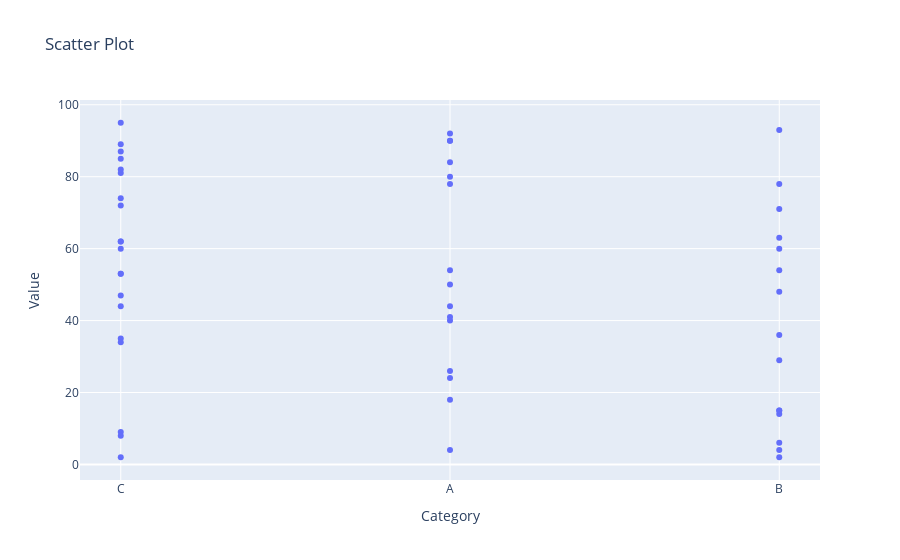
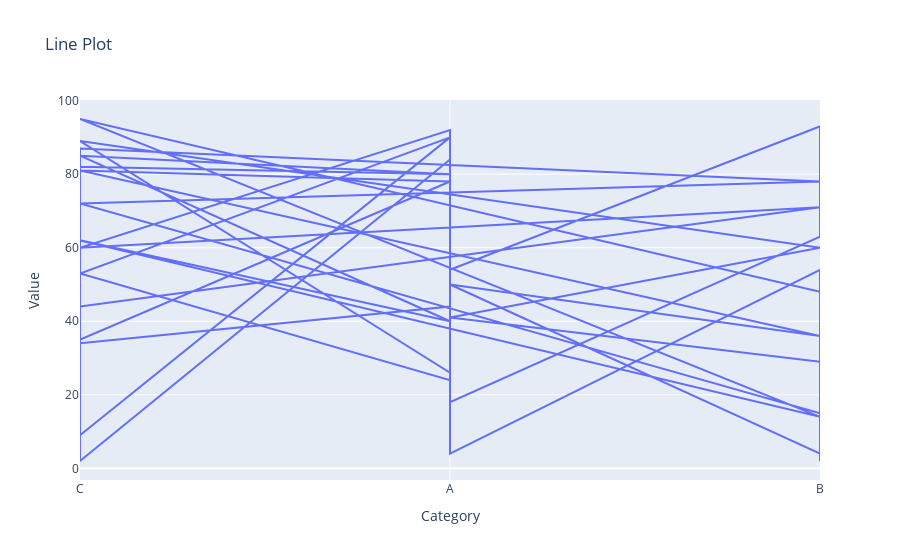
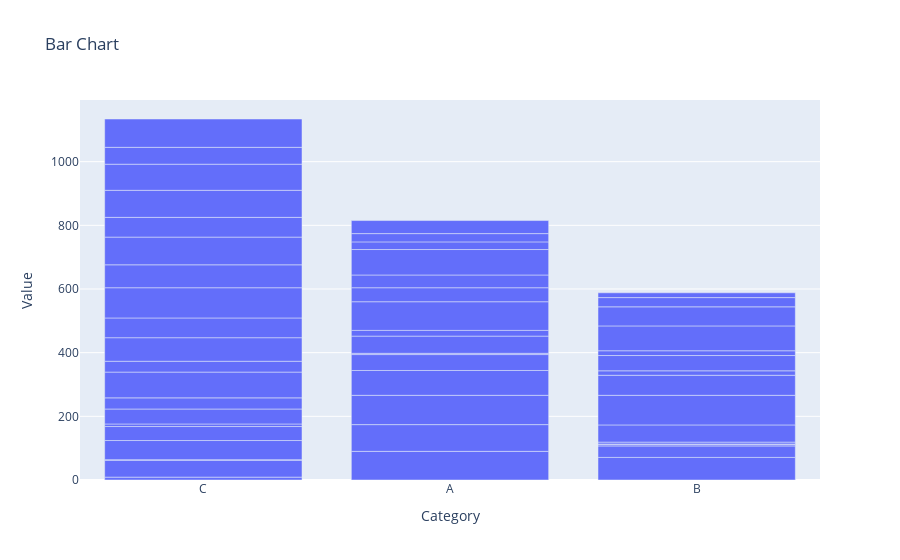
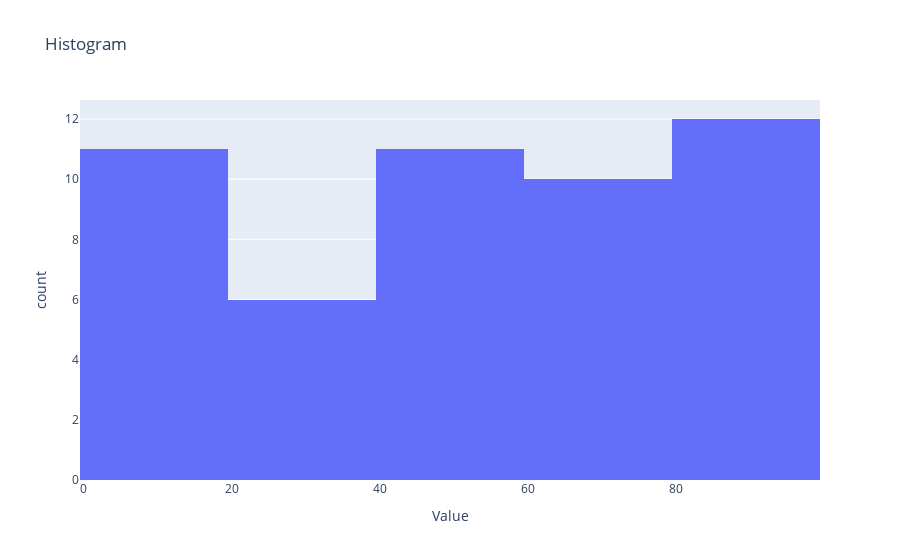

Write notebook code for charts like these, in order.
### Code cell
import plotly.express as px
import pandas as pd
import numpy as np
# Sample data
np.random.seed(42)  # For reproducibility
n = 50
categories = np.random.choice(['A', 'B', 'C'], n)
values = np.random.randint(1, 100, n)

# Create the DataFrame
# Create the DataFrame
data = pd.DataFrame({'Category': categories, 'Value': values})
# Scatter plot
scatter_plot = px.scatter(data, x='Category', y='Value', title='Scatter Plot')
scatter_plot.show()

# Line plot
line_plot = px.line(data, x='Category', y='Value', title='Line Plot')
line_plot.show()

# Bar chart
bar_chart = px.bar(data, x='Category', y='Value', title='Bar Chart')
bar_chart.show()

# Histogram
histogram = px.histogram(data, x='Value', title='Histogram')
histogram.show()

# Box plot
box_plot = px.box(data, x='Category', y='Value', title='Box Plot')
box_plot.show()

# Violin plot
violin_plot = px.violin(data, x='Category', y='Value', title='Violin Plot')
violin_plot.show()

# Pie chart
pie_chart = px.pie(data, names='Category', values='Value', title='Pie Chart')
pie_chart.show()

# Heatmap
heatmap_data = pd.DataFrame({
    'A': [10, 20, 15],
    'B': [25, 30, 35],
    'C': [5, 15, 10]
})
heatmap = px.imshow(heatmap_data, x=heatmap_data.columns, y=heatmap_data.index, title='Heatmap')
heatmap.show()

# 3D Scatter plot
data_3d = pd.DataFrame({
    'X': [1, 2, 3, 4, 5],
    'Y': [10, 20, 15, 25, 30],
    'Z': [5, 15, 10, 20, 25]
})
scatter_3d = px.scatter_3d(data_3d, x='X', y='Y', z='Z', title='3D Scatter Plot')
scatter_3d.show()

### Figure 1 — Plotly figure (JSON) as saved in the notebook; plotly's stock layout.template omitted (floating-point values rounded to 4 significant figures)
{"data": [{"hovertemplate": "Category=%{x}<br>Value=%{y}<extra></extra>", "legendgroup": "", "marker": {"color": "#636efa", "symbol": "circle"}, "mode": "markers", "name": "", "orientation": "v", "showlegend": false, "type": "scatter", "x": ["C", "A", "C", "C", "A", "A", "C", "B", "C", "C", "C", "C", "A", "C", "B", "A", "B", "B", "B", "B", "A", "A", "B", "B", "A", "A", "A", "C", "C", "C", "B", "C", "B", "B", "C", "B", "C", "C", "A", "C", "A", "C", "C", "A", "A", "C", "B", "A", "B", "B"], "xaxis": "x", "y": [9, 90, 53, 2, 84, 92, 60, 71, 44, 8, 47, 35, 78, 81, 36, 50, 4, 2, 6, 54, 4, 54, 93, 63, 18, 90, 44, 34, 74, 62, 14, 95, 48, 15, 72, 78, 87, 62, 40, 85, 80, 82, 53, 24, 26, 89, 60, 41, 29, 15], "yaxis": "y"}], "layout": {"legend": {"tracegroupgap": 0}, "title": {"text": "Scatter Plot"}, "xaxis": {"anchor": "y", "domain": [0, 1], "title": {"text": "Category"}}, "yaxis": {"anchor": "x", "domain": [0, 1], "title": {"text": "Value"}}}}

### Figure 2 — Plotly figure (JSON) as saved in the notebook; plotly's stock layout.template omitted (floating-point values rounded to 4 significant figures)
{"data": [{"hovertemplate": "Category=%{x}<br>Value=%{y}<extra></extra>", "legendgroup": "", "line": {"color": "#636efa", "dash": "solid"}, "marker": {"symbol": "circle"}, "mode": "lines", "name": "", "orientation": "v", "showlegend": false, "type": "scatter", "x": ["C", "A", "C", "C", "A", "A", "C", "B", "C", "C", "C", "C", "A", "C", "B", "A", "B", "B", "B", "B", "A", "A", "B", "B", "A", "A", "A", "C", "C", "C", "B", "C", "B", "B", "C", "B", "C", "C", "A", "C", "A", "C", "C", "A", "A", "C", "B", "A", "B", "B"], "xaxis": "x", "y": [9, 90, 53, 2, 84, 92, 60, 71, 44, 8, 47, 35, 78, 81, 36, 50, 4, 2, 6, 54, 4, 54, 93, 63, 18, 90, 44, 34, 74, 62, 14, 95, 48, 15, 72, 78, 87, 62, 40, 85, 80, 82, 53, 24, 26, 89, 60, 41, 29, 15], "yaxis": "y"}], "layout": {"legend": {"tracegroupgap": 0}, "title": {"text": "Line Plot"}, "xaxis": {"anchor": "y", "domain": [0, 1], "title": {"text": "Category"}}, "yaxis": {"anchor": "x", "domain": [0, 1], "title": {"text": "Value"}}}}

### Figure 3 — Plotly figure (JSON) as saved in the notebook; plotly's stock layout.template omitted (floating-point values rounded to 4 significant figures)
{"data": [{"alignmentgroup": "True", "hovertemplate": "Category=%{x}<br>Value=%{y}<extra></extra>", "legendgroup": "", "marker": {"color": "#636efa", "pattern": {"shape": ""}}, "name": "", "offsetgroup": "", "orientation": "v", "showlegend": false, "textposition": "auto", "type": "bar", "x": ["C", "A", "C", "C", "A", "A", "C", "B", "C", "C", "C", "C", "A", "C", "B", "A", "B", "B", "B", "B", "A", "A", "B", "B", "A", "A", "A", "C", "C", "C", "B", "C", "B", "B", "C", "B", "C", "C", "A", "C", "A", "C", "C", "A", "A", "C", "B", "A", "B", "B"], "xaxis": "x", "y": [9, 90, 53, 2, 84, 92, 60, 71, 44, 8, 47, 35, 78, 81, 36, 50, 4, 2, 6, 54, 4, 54, 93, 63, 18, 90, 44, 34, 74, 62, 14, 95, 48, 15, 72, 78, 87, 62, 40, 85, 80, 82, 53, 24, 26, 89, 60, 41, 29, 15], "yaxis": "y"}], "layout": {"barmode": "relative", "legend": {"tracegroupgap": 0}, "title": {"text": "Bar Chart"}, "xaxis": {"anchor": "y", "domain": [0, 1], "title": {"text": "Category"}}, "yaxis": {"anchor": "x", "domain": [0, 1], "title": {"text": "Value"}}}}

### Figure 4 — Plotly figure (JSON) as saved in the notebook; plotly's stock layout.template omitted (floating-point values rounded to 4 significant figures)
{"data": [{"alignmentgroup": "True", "bingroup": "x", "hovertemplate": "Value=%{x}<br>count=%{y}<extra></extra>", "legendgroup": "", "marker": {"color": "#636efa", "pattern": {"shape": ""}}, "name": "", "offsetgroup": "", "orientation": "v", "showlegend": false, "type": "histogram", "x": [9, 90, 53, 2, 84, 92, 60, 71, 44, 8, 47, 35, 78, 81, 36, 50, 4, 2, 6, 54, 4, 54, 93, 63, 18, 90, 44, 34, 74, 62, 14, 95, 48, 15, 72, 78, 87, 62, 40, 85, 80, 82, 53, 24, 26, 89, 60, 41, 29, 15], "xaxis": "x", "yaxis": "y"}], "layout": {"barmode": "relative", "legend": {"tracegroupgap": 0}, "title": {"text": "Histogram"}, "xaxis": {"anchor": "y", "domain": [0, 1], "title": {"text": "Value"}}, "yaxis": {"anchor": "x", "domain": [0, 1], "title": {"text": "count"}}}}
